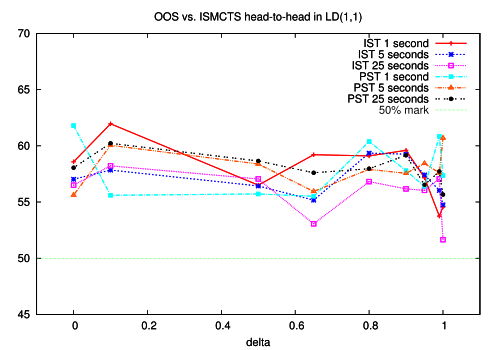

The gnuplot source for this figure:
set terminal postscript eps enhanced color "Helvetica" 20
set out 'ismcts-oos-perf.eps'
set title 'OOS vs. ISMCTS head-to-head in LD(1,1)'
set multiplot
set xlabel 'delta'
set xrange [-0.1:1.1]
set yrange [45:70]
plot "ismcts-ist-t1-perf.dat" using 4:13 with linespoints lt 1 lw 3 title 'IST 1 second', \
     "ismcts-ist-t5-perf.dat" using 4:13 with linespoints lt 3 lw 3 title 'IST 5 seconds', \
     "ismcts-ist-t25-perf.dat" using 4:13 with linespoints lt 4 lw 3 title 'IST 25 seconds', \
     "ismcts-pst-t1-perf.dat" using 4:13 with linespoints lt 5 lw 3 title 'PST 1 second', \
     "ismcts-pst-t5-perf.dat" using 4:13 with linespoints lt 8 lw 3 title 'PST 5 seconds', \
     "ismcts-pst-t25-perf.dat" using 4:13 with linespoints lt 7 lw 3 title 'PST 25 seconds', \
     f(x)=50.0
replot f(x) w l lw 1 lt 2 title '50% mark'
